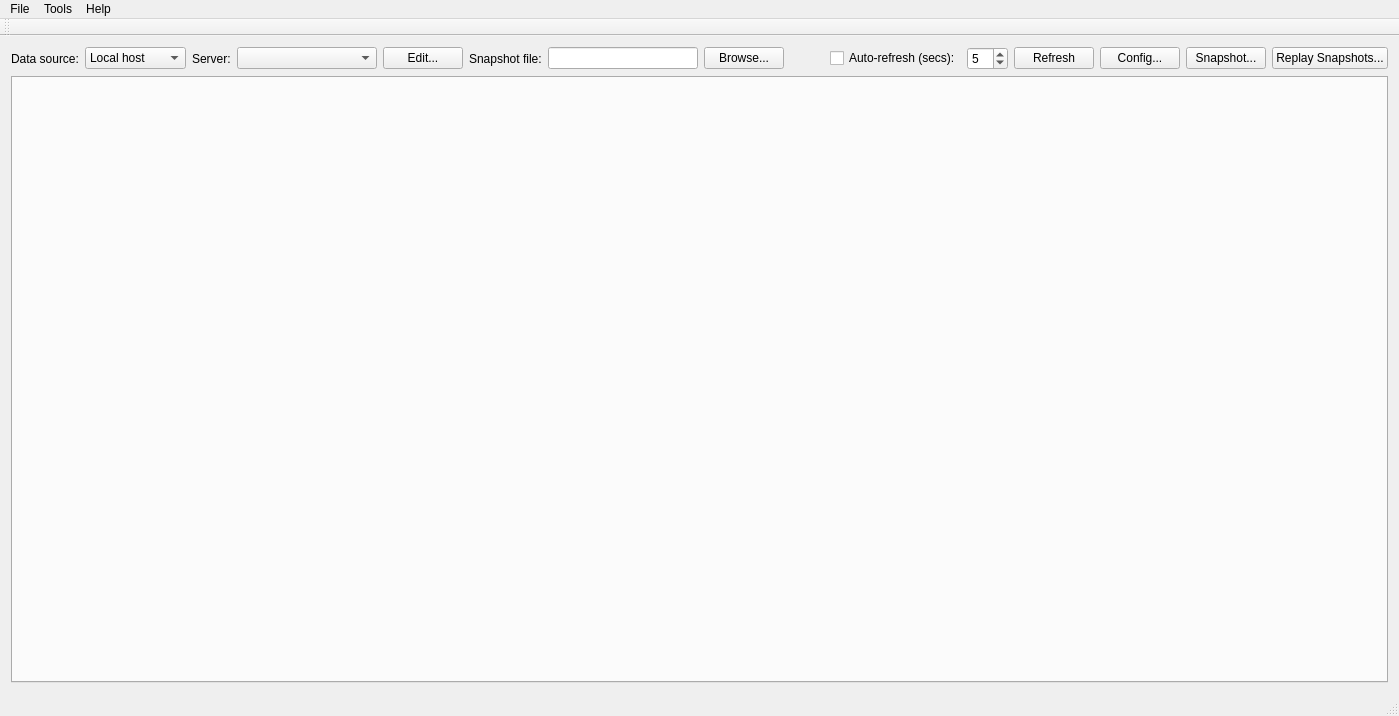
<?xml version="1.0" encoding="UTF-8"?>
<ui version="4.0">
 <class>MainWindow</class>
 <widget class="QMainWindow" name="MainWindow">
  <property name="geometry">
   <rect>
    <x>0</x>
    <y>0</y>
    <width>1399</width>
    <height>716</height>
   </rect>
  </property>
  <property name="windowTitle">
   <string>MainWindow</string>
  </property>
  <widget class="QWidget" name="centralWidget">
   <layout class="QVBoxLayout" name="verticalLayout">
    <item>
     <layout class="QHBoxLayout" name="horizontalLayout">
      <item>
       <widget class="QLabel" name="label_DataSource">
        <property name="text">
         <string>Data source:</string>
        </property>
       </widget>
      </item>
      <item>
       <widget class="QComboBox" name="comboBox_DataSource">
        <property name="sizeAdjustPolicy">
         <enum>QComboBox::AdjustToContents</enum>
        </property>
        <item>
         <property name="text">
          <string>Local host</string>
         </property>
        </item>
        <item>
         <property name="text">
          <string>Remote host</string>
         </property>
        </item>
        <item>
         <property name="text">
          <string>Snapshot file</string>
         </property>
        </item>
       </widget>
      </item>
      <item>
       <widget class="QLabel" name="label_RemoteServers">
        <property name="frameShape">
         <enum>QFrame::NoFrame</enum>
        </property>
        <property name="frameShadow">
         <enum>QFrame::Plain</enum>
        </property>
        <property name="text">
         <string>Server:</string>
        </property>
       </widget>
      </item>
      <item>
       <widget class="QComboBox" name="comboBox_Remote_Servers">
        <property name="minimumSize">
         <size>
          <width>140</width>
          <height>0</height>
         </size>
        </property>
        <property name="editable">
         <bool>false</bool>
        </property>
        <property name="sizeAdjustPolicy">
         <enum>QComboBox::AdjustToContents</enum>
        </property>
       </widget>
      </item>
      <item>
       <widget class="QPushButton" name="btnEditServerList">
        <property name="text">
         <string>Edit...</string>
        </property>
       </widget>
      </item>
      <item>
       <widget class="QLabel" name="label_SnapshotFilename">
        <property name="text">
         <string>Snapshot file:</string>
        </property>
       </widget>
      </item>
      <item>
       <widget class="QLineEdit" name="lineEdit_SnapshotFilename">
        <property name="sizePolicy">
         <sizepolicy hsizetype="Expanding" vsizetype="Fixed">
          <horstretch>1</horstretch>
          <verstretch>0</verstretch>
         </sizepolicy>
        </property>
        <property name="minimumSize">
         <size>
          <width>70</width>
          <height>0</height>
         </size>
        </property>
        <property name="text">
         <string/>
        </property>
       </widget>
      </item>
      <item>
       <widget class="QPushButton" name="btnBrowse">
        <property name="maximumSize">
         <size>
          <width>16777215</width>
          <height>16777215</height>
         </size>
        </property>
        <property name="text">
         <string>Browse...</string>
        </property>
       </widget>
      </item>
      <item>
       <spacer name="horizontalSpacer">
        <property name="orientation">
         <enum>Qt::Horizontal</enum>
        </property>
        <property name="sizeHint" stdset="0">
         <size>
          <width>40</width>
          <height>20</height>
         </size>
        </property>
       </spacer>
      </item>
      <item>
       <widget class="QCheckBox" name="checkBox_AutoRefresh">
        <property name="text">
         <string>Auto-refresh (secs):</string>
        </property>
       </widget>
      </item>
      <item>
       <widget class="QSpinBox" name="spinBox_AutoRefresh">
        <property name="value">
         <number>5</number>
        </property>
       </widget>
      </item>
      <item>
       <widget class="QPushButton" name="btnRefresh">
        <property name="text">
         <string>Refresh</string>
        </property>
       </widget>
      </item>
      <item>
       <widget class="QPushButton" name="btnConfig">
        <property name="text">
         <string>Config...</string>
        </property>
       </widget>
      </item>
      <item>
       <widget class="QPushButton" name="btnSnapshot">
        <property name="text">
         <string>Snapshot...</string>
        </property>
       </widget>
      </item>
      <item>
       <widget class="QPushButton" name="btnReplaySnapshots">
        <property name="text">
         <string>Replay Snapshots...</string>
        </property>
       </widget>
      </item>
     </layout>
    </item>
    <item>
     <widget class="QTabWidget" name="tabWidget">
      <property name="currentIndex">
       <number>-1</number>
      </property>
     </widget>
    </item>
   </layout>
  </widget>
  <widget class="QMenuBar" name="menuBar">
   <property name="geometry">
    <rect>
     <x>0</x>
     <y>0</y>
     <width>1399</width>
     <height>20</height>
    </rect>
   </property>
   <widget class="QMenu" name="menuFile">
    <property name="title">
     <string>File</string>
    </property>
    <addaction name="actionOpen"/>
    <addaction name="actionExit"/>
   </widget>
   <widget class="QMenu" name="menuTools">
    <property name="title">
     <string>Tools</string>
    </property>
    <addaction name="actionEdit_Server_List"/>
    <addaction name="separator"/>
    <addaction name="actionRefresh"/>
    <addaction name="actionConfiguration"/>
    <addaction name="actionChoose_Stylesheet"/>
   </widget>
   <widget class="QMenu" name="menuHelp">
    <property name="title">
     <string>Help</string>
    </property>
    <addaction name="actionAbout"/>
    <addaction name="actionAbout_Qt"/>
   </widget>
   <addaction name="menuFile"/>
   <addaction name="menuTools"/>
   <addaction name="menuHelp"/>
  </widget>
  <widget class="QToolBar" name="mainToolBar">
   <attribute name="toolBarArea">
    <enum>TopToolBarArea</enum>
   </attribute>
   <attribute name="toolBarBreak">
    <bool>false</bool>
   </attribute>
  </widget>
  <widget class="QStatusBar" name="statusBar"/>
  <action name="actionOpen">
   <property name="text">
    <string>Open...</string>
   </property>
  </action>
  <action name="actionExit">
   <property name="text">
    <string>Exit</string>
   </property>
  </action>
  <action name="actionRefresh">
   <property name="text">
    <string>Refresh</string>
   </property>
  </action>
  <action name="actionConfiguration">
   <property name="text">
    <string>Configuration...</string>
   </property>
  </action>
  <action name="actionChoose_Stylesheet">
   <property name="text">
    <string>Choose Stylesheet...</string>
   </property>
  </action>
  <action name="actionAbout">
   <property name="text">
    <string>About...</string>
   </property>
  </action>
  <action name="actionAbout_Qt">
   <property name="text">
    <string>About Qt...</string>
   </property>
  </action>
  <action name="actionEdit_Server_List">
   <property name="text">
    <string>Edit Server List...</string>
   </property>
  </action>
 </widget>
 <layoutdefault spacing="6" margin="11"/>
 <resources/>
 <connections/>
</ui>
